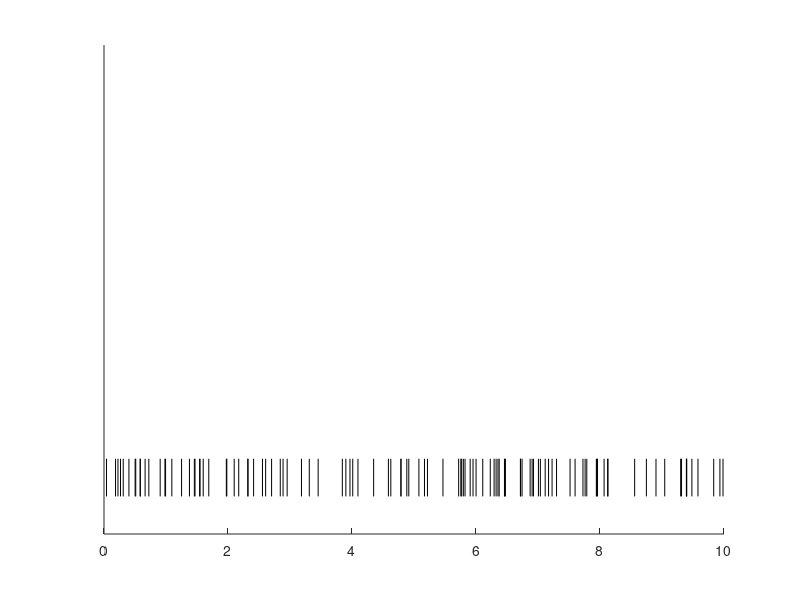

This figure's MATLAB source: (Note: this script raises an error after producing the figure.)

%Poisson point process - create a random spike train

dt = 0.001;
t = [0 10]; % time interval (length) of spike train to generate
tvec = t(1):dt:t(2);

pspike = 0.01; % probability of generating a spike in bin
rng default; % reset random number generator to reproducible state
spk_poiss = rand(size(tvec)); % random numbers between 0 and 1
spk_poiss_idx = find(spk_poiss < pspike); % index of bins with spike
spk_poiss_t = tvec(spk_poiss_idx)'; % use idxs to get corresponding spike time
figure
line([spk_poiss_t spk_poiss_t],[-1 -0.5],'Color',[0 0 0]); % note, plots all spikes in one command
axis([0 10 -1.5 5]); set(gca,'YTick',[]);

%%

binsize = 0.001; % select a small bin size for good time resolution
tbin_edges = t(1):binsize:t(2);
tbin_centers = tbin_edges(1:end-1)+binsize/2;
spk_count = histc(spk_poiss_t,tbin_edges);
spk_count = spk_count(1:end-1);

binsize = 0.001; % in seconds, so everything else should be seconds too
gauss_window = 1./binsize; % 1 second window
gauss_SD = 0.05./binsize; % 0.02 seconds (50ms) SD
gk = gausskernel(gauss_window,gauss_SD); gk = gk./binsize; % normalize by binsize
gau_sdf = conv2(spk_count,gk,'same'); % convolve with gaussian window
plot(tbin_centers,gau_sdf,'g');

xlim([0,3])
line([spk_poiss_t spk_poiss_t],[-1 -0.5],'Color',[0 0 0]); % note, plots all spikes in one command
